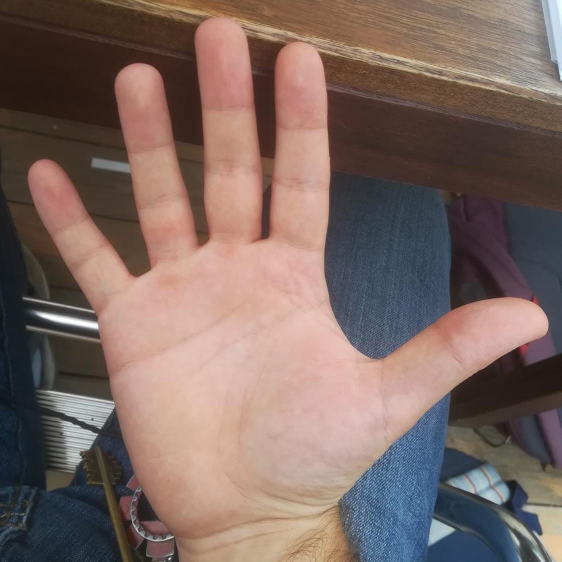
#> input picture hand.jpg, 1123 x 1123 px (shown at 1/2 size)
$ python saveImages.py
#> lines starting #> are read from the running program, lines starting #| are printed output that depends on the picture
import urllib.request
import cv2
import numpy as np
import os


def store_raw_images():
    #inserisci url delle immagini che vuoi salvare
    neg_images_link = 'http://image-net.org/api/text/imagenet.synset.geturls?wnid=n04037443'
    neg_image_urls = urllib.request.urlopen(neg_images_link).read().decode()
    print(neg_image_urls)
    pic_num = 1

    if not os.path.exists('neg'):
        os.makedirs('neg')

    for i in neg_image_urls.split('\n'):
        try:
            print(i)
            urllib.request.urlretrieve(i, "neg/" + str(pic_num) + ".jpg")
            img = cv2.imread("neg/" + str(pic_num) + ".jpg", cv2.IMREAD_GRAYSCALE)
            # should be larger than samples / pos pic (so we can place our image on it)
            resized_image = cv2.resize(img, (100, 100))
            cv2.imwrite("neg/" + str(pic_num) + ".jpg", resized_image)
            pic_num += 1

        except Exception as e:
            print(str(e))

def resizeImage():
    img = cv2.imread("hand.jpg", cv2.IMREAD_GRAYSCALE)
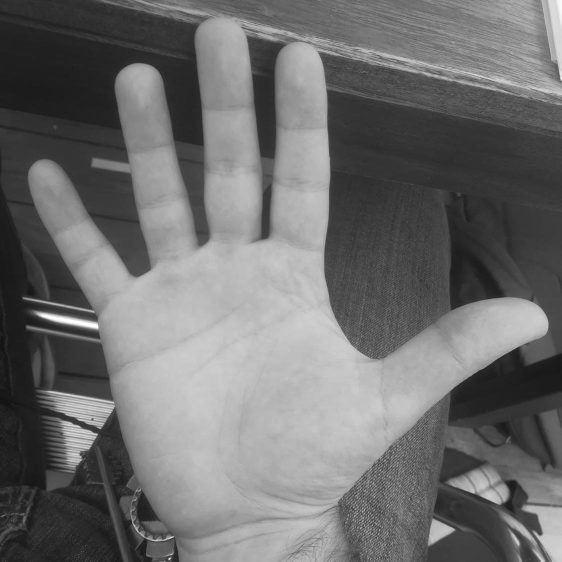
#> img: shape (1123, 1123) (shown at 1/2 size); min 17, max 255, mean 110.3
    resized_image = cv2.resize(img, (100,100))
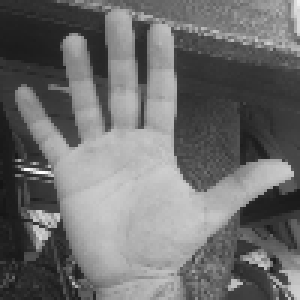
#> resized_image: shape (100, 100) (shown 3 times larger); min 20, max 255, mean 110.1
    cv2.imwrite("hand_good.jpg", resized_image)

if __name__ == '__main__':
   resizeImage()
